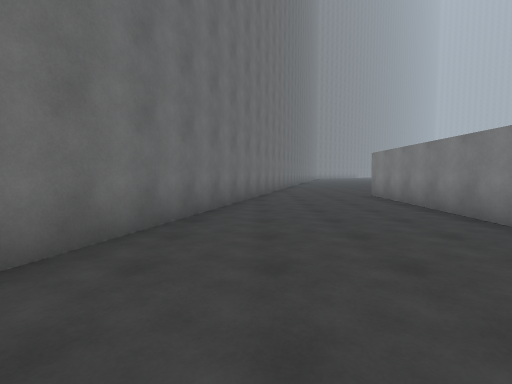
View 1 (above)

22 first-person views from a walk through a 3-D level made in the Unity game engine. The camera is 1.4 m above the floor, tilts 4° down and sees 85° across. The floor is counted in squares, 2 m on a side. Each view is taken from the middle of a square. On the plan, view 1 faces up. The plan holds only what a view shows up to about 9 squares ahead; the rest is blank. The place goes on beyond the plan. The player is left out.

View 2
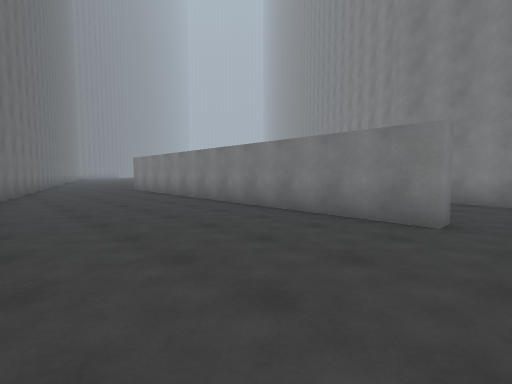

View 3
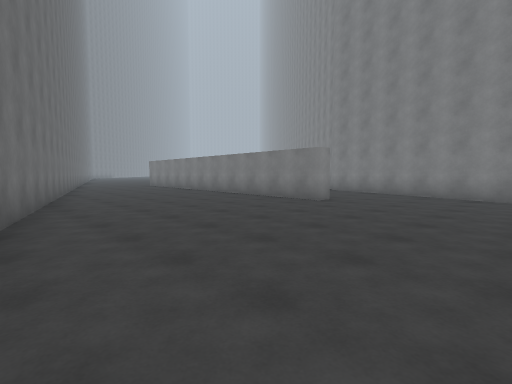

View 4
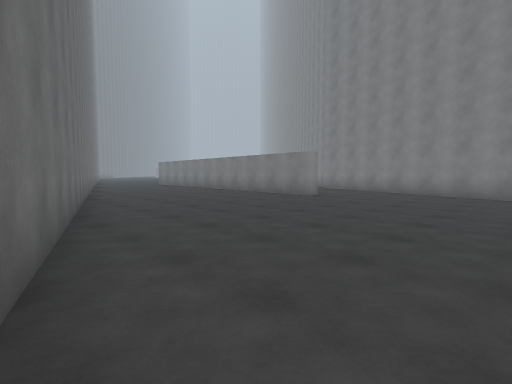

View 5
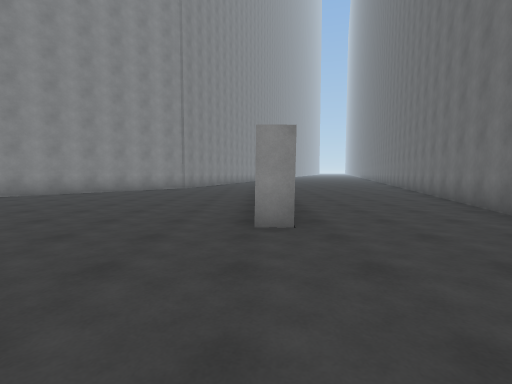

View 6
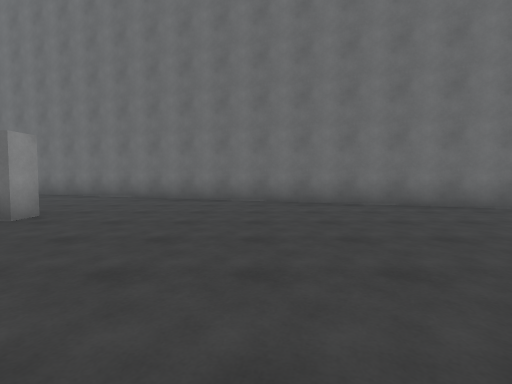

View 7
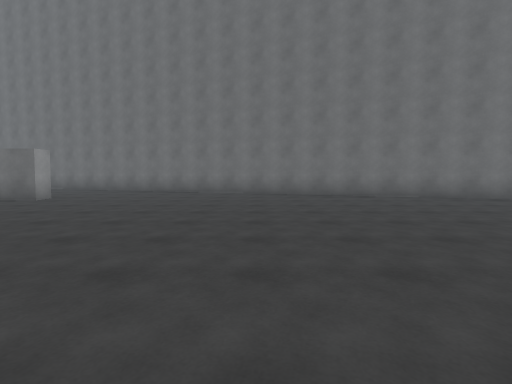

View 8
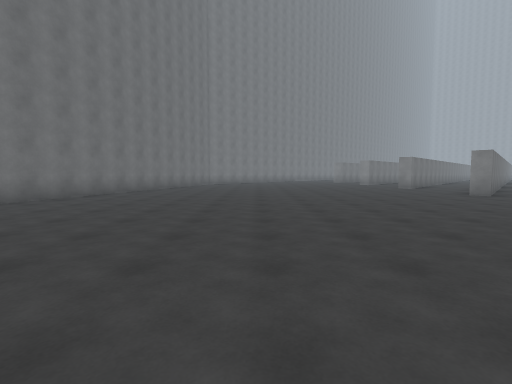

View 9
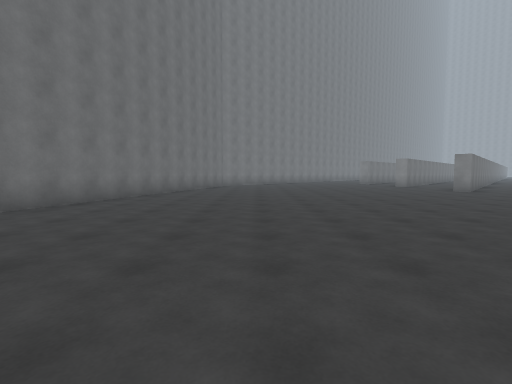

View 10
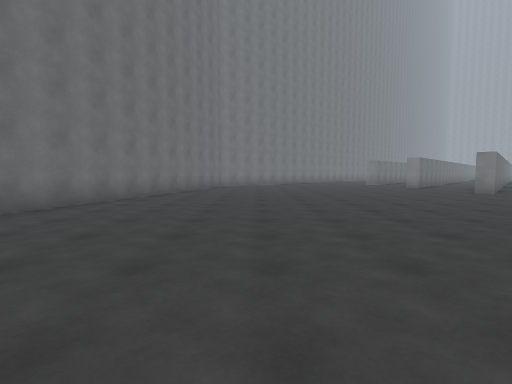

View 11
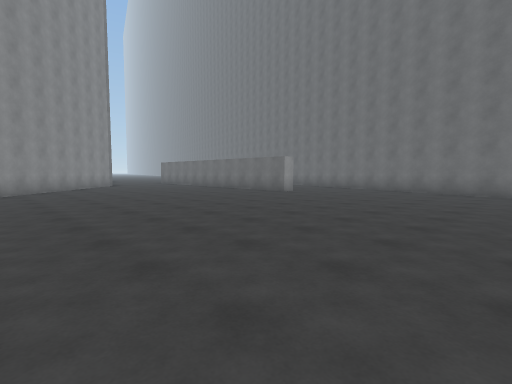

View 12
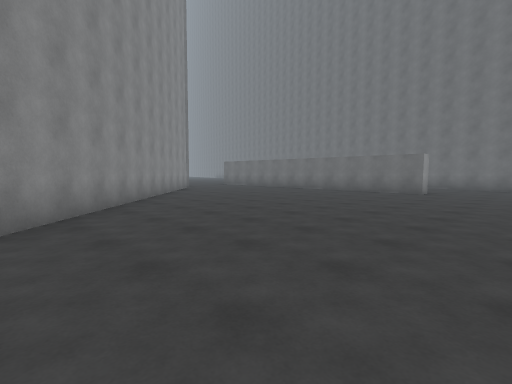

View 13
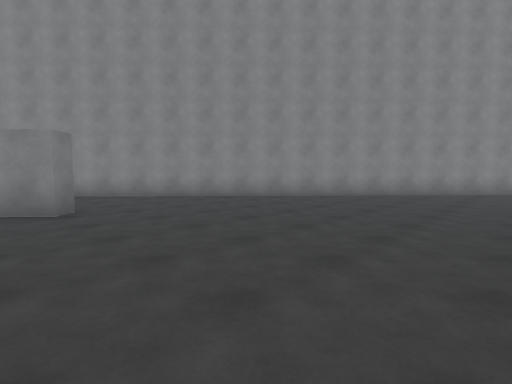

View 14
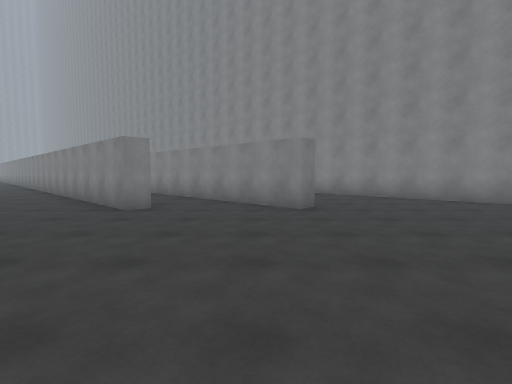

View 15
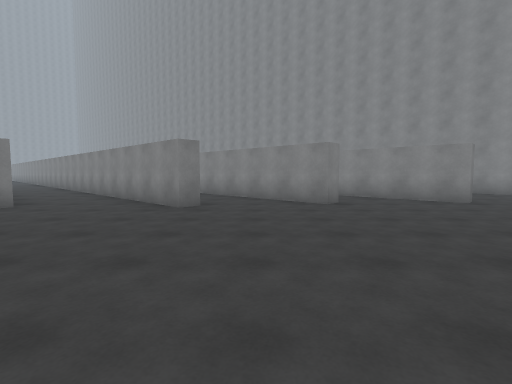

View 16
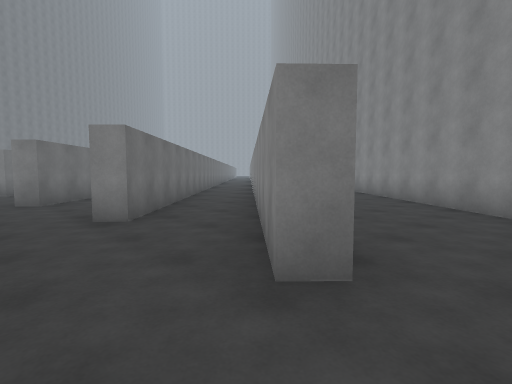

View 17
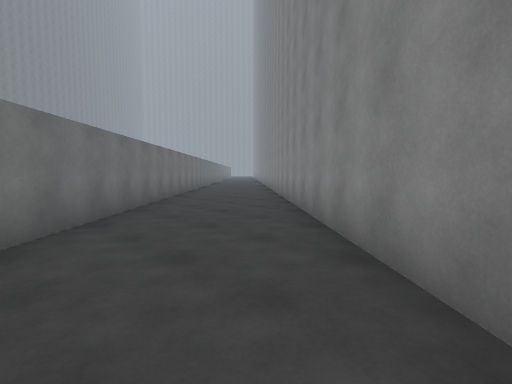

View 18
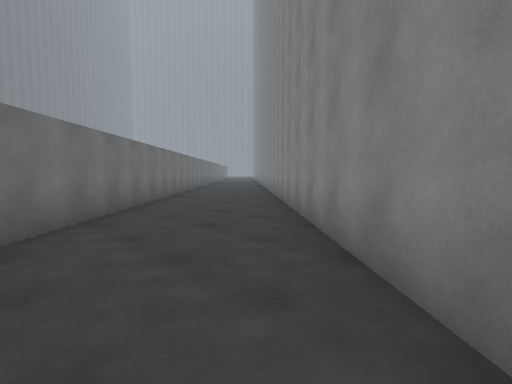

View 19
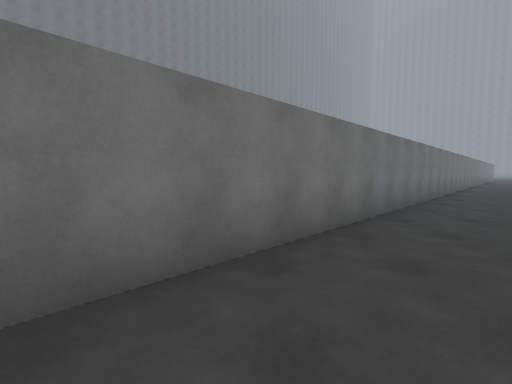

View 20
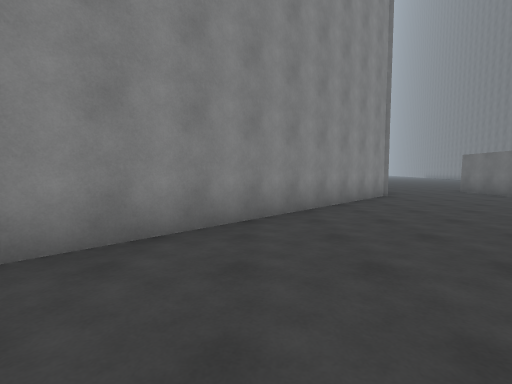

View 21
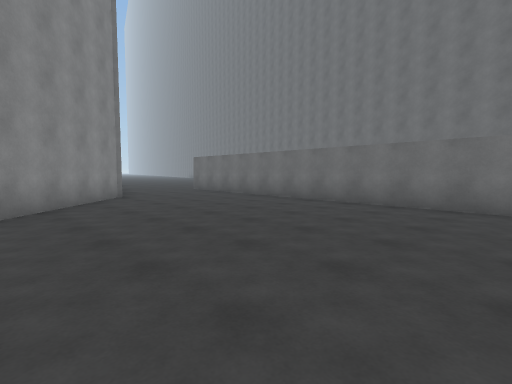

View 22
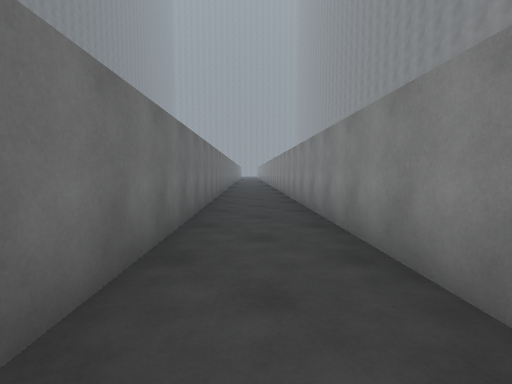

### Floor plan
Points are (right, up) in squares from view 1. A wall is a line through its corners. A room is listed if a view was taken in it or the views show most of it. See-through windows are left out.
Room 1 (views 1, 2, 3, 4, 5, 6, 7, 8, 9, 10, 11, 12, 13, 14, 15, 16, 17, 18, 19, 20, 21, 22)
walls: (16.7, 14.8) (16.3, 15.1) (20, 19.1); (7.2, -0.3) (28.5, 22.7); (3.6, 0) (3.6, -1.1); (3.6, -2.2) (3, -2.2) (3.5, 8.5) (4, 8.5) (3.7, 1.5); (5, 25) (-4, -5.3); (20, 21.7) (16.5, 18.1) (16.1, 18.4) (22.9, 25.5); (5.2, -6.7) (6.7, -1.6); (20, 25.5) (15.9, 21.2) (15.5, 21.5) (19, 25.2); (26.8, 25.5) (19.1, 17.4)

Where each view was taken, in squares from view 1:
view 1: 0 up, 0 right, facing up
view 2: 3 down, 1 left, facing up-right
view 3: 6 down, 3 left, facing up-right
view 4: 7 down, 4 left, facing up-right
view 5: 12 up, 4 right, facing down
view 6: 12 up, 8 right, facing left
view 7: 14 up, 11 right, facing left
view 8: 13 up, 9 right, facing up
view 9: 15 up, 8 right, facing up
view 10: 16 up, 8 right, facing up
view 11: 15 up, 12 right, facing down-left
view 12: 11 up, 14 right, facing down-left
view 13: 16 up, 11 right, facing down-right
view 14: 16 up, 11 right, facing right
view 15: 20 up, 10 right, facing right
view 16: 14 up, 15 right, facing up-right
view 17: 14 up, 19 right, facing up-right
view 18: 17 up, 22 right, facing up-right
view 19: 18 up, 22 right, facing up
view 20: 8 up, 11 right, facing down
view 21: 8 up, 10 right, facing down-left
view 22: 20 up, 16 right, facing up-right
